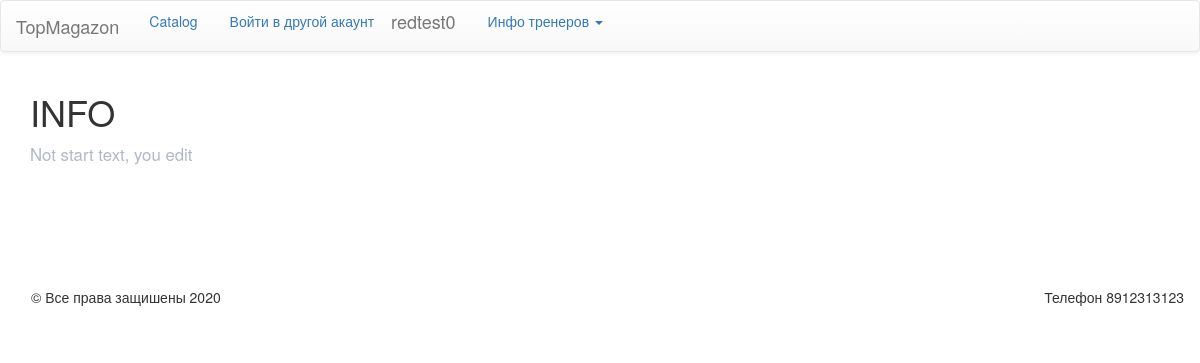
Page / (signed in) on the earlier database version.
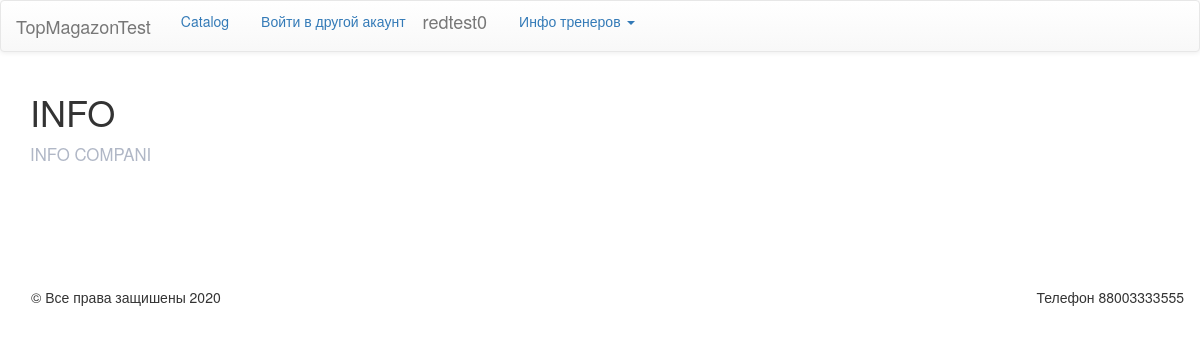
Same page on the later database version.
### data/INFORM.py (models this page shows)
class Info(SqlAlchemyBase, SerializerMixin):
    __tablename__ = 'inform'
    id = sqlalchemy.Column(sqlalchemy.Integer,
                           primary_key=True, autoincrement=True)
    name = sqlalchemy.Column(sqlalchemy.String, nullable=False, default='name')
    start_text = sqlalchemy.Column(sqlalchemy.String, nullable=False, default='start_text')
    telefon = sqlalchemy.Column(sqlalchemy.String, nullable=False, default='89999999')
    compan_img = sqlalchemy.Column(sqlalchemy.String, nullable=False, default='https://sun9-16.userapi.com/c856028/v856028901/202200/Epy2s3_x81I.jpg')
    admin = sqlalchemy.Column(sqlalchemy.String, nullable=False, default='admin')
    modified_date = sqlalchemy.Column(sqlalchemy.DateTime, default=datetime.datetime.now)
    derektor = sqlalchemy.Column(sqlalchemy.String, nullable=False, default='derektor')

### data/users.py (models this page shows, shortened)
class User(SqlAlchemyBase, UserMixin, SerializerMixin):
    __tablename__ = 'users'
    id = sqlalchemy.Column(sqlalchemy.Integer, primary_key=True, autoincrement=True)
    login = sqlalchemy.Column(sqlalchemy.String, nullable=False, unique=True)
    surname = sqlalchemy.Column(sqlalchemy.String, nullable=True)
    name = sqlalchemy.Column(sqlalchemy.String, nullable=True)
    age = sqlalchemy.Column(sqlalchemy.Integer, nullable=False)
    address = sqlalchemy.Column(sqlalchemy.String, nullable=False)
    my_img = sqlalchemy.Column(sqlalchemy.String, nullable=True,
                               default='https://sun9-16.userapi.com/c856028/v856028901/202200/Epy2s3_x81I.jpg')
    basket = sqlalchemy.Column(sqlalchemy.String, nullable=True, default='0')
    email = sqlalchemy.Column(sqlalchemy.String, unique=True, nullable=False)
    hashed_password = sqlalchemy.Column(sqlalchemy.String, nullable=False)
    modified_date = sqlalchemy.Column(sqlalchemy.DateTime, default=datetime.datetime.now)
    admin_chek = sqlalchemy.Column(sqlalchemy.Boolean, nullable=False, default=False)
    stories = orm.relation('Stories', back_populates='user')

### main.py (the view)
@app.route('/')
def start():
    global inform
    categorid = pass_catal()[0]
    list_product = pass_catal()[1]
    id_treners = pass_treners()[0]
    id_li_client = pass_treners()[1]
    return render_template('start.html', title='start', inform=inform, categorid=categorid,
                           list_product=list_product, id_treners=id_treners, id_li_client=id_li_client)

### data/db_session.py (called while the page is built)
def create_session() -> Session:
    global __factory
    return __factory()

### main.py (called while the page is built)
def pass_treners():
    list_clientele = []
    id_li_client = {}
    id_treners = {}
    for tran in session.query(Trainer):
        id_treners[str(tran.id)] = [tran.surname, tran.name, tran.age, tran.img_trainer, tran.email, tran.telefon]
        for cli in tran.clientele.split(', '):
            list_clientele.append(int(cli))
        id_li_client[str(tran.id)] = list_clientele
        list_clientele = []
    return [id_treners, id_li_client]

def pass_catal():
    id_product_list = []
    categorid = {}
    list_product = {}
    for cate in session.query(Categories):
        categorid[str(cate.id)] = [cate.name, cate.products]
        for prod in cate.products.split(', '):
            try:
                id_product_list.append(int(prod))
                list_product[str(cate.id)] = id_product_list
            except Exception as er:
                abort(404, message=f"fail prod list {er}")
        id_product_list = []
    return [categorid, list_product]

@login_manager.user_loader
def load_user(user_id):
    session = db_session.create_session()
    return session.query(User).get(user_id)

### templates/start.html
{% extends "base.html" %}
{% block content %}
    <h1>INFO</h1>
    <form action="" method="post">
        <div class="textsss">
        {{inform.start_text}}
        </div>
    </form>
{% endblock %}

### templates/base.html (shortened to what this page needs)
<!doctype html>
<html lang="en">
<head>
  <link rel="stylesheet" href="https://maxcdn.bootstrapcdn.com/bootstrap/3.3.7/css/bootstrap.min.css">
  <link rel="stylesheet" href="https://maxcdn.bootstrapcdn.com/bootstrap/3.3.7/css/bootstrap-theme.min.css">
    <link rel="stylesheet" type="text/css" href='/static/css/style.css' />
</head>
<body style="background-attachment:fixed" topmargin="0">
<nav class="navbar navbar-default" role="navigation">
    <div class="container-fluid">
      <div class="navbar-header">
        <a class="navbar-brand" href="/">{{inform.name}}</a>
      </div>
    {% if current_user.is_authenticated %}
        <div class="collapse navbar-collapse" id="bs-example-navbar-collapse-1">
            <div class="container">
  <ul class="nav nav-pills" role="tablist">
    <li><a href="#home" role="tab" data-toggle="pill">Catalog</a></li>
      <li><a href="/login">Войти в другой акаунт</a></li>
      <li><a class="nav navbar-brand" href="/profile/{{inform.id}}">{{ current_user.name }}</a></li>
      <li class="dropdown">
            <a href="#" class="dropdown-toggle" data-toggle="dropdown">Инфо тренеров <b class="caret"></b></a>
            </li>
  </ul>
{% endif %}
</nav>
<main role="main" class="container">
    {% block content %}{% endblock %}
</main>
<br><br><br><br><br><br>
<nav class="navbar" role="navigation">
    <div class="container-fluid">
<div class="collapse navbar-collapse" >
    <ul class="nav navbar-nav">
        <li><footer>&copy; Все права защишены 2020</footer></li>
        </ul>
    <ul class="nav navbar-nav navbar-right">
        <li><footer>Телефон {{inform.telefon}}</footer></li>
        </ul>
</div>
      </div>
</nav>
</body>
</html>

### static/css/style.css (style rules this page uses)
body { background: url(https://sun9-37.userapi.com/c856524/v856524834/16b90d/RciFZHBAeAg.jpg); -moz-background-size: 100%; -webkit-background-size: 100%; -o-background-size: 100%; background-size: 100%; }
div.textsss { color: #b0b7c6; font-size: 120% }

### templates/base.html (style rules this page uses)
body { background: url(https://sun9-37.userapi.com/c856524/v856524834/16b90d/RciFZHBAeAg.jpg); -moz-background-size: 100%; -webkit-background-size: 100%; -o-background-size: 100%; background-size: 100%; }

Differences in the rows shown:
changed Info: name "TopMagazon" → "TopMagazonTest"; start_text "Not start text, you edit" → "INFO COMPANI"; telefon "8912313123" → "88003333555"
